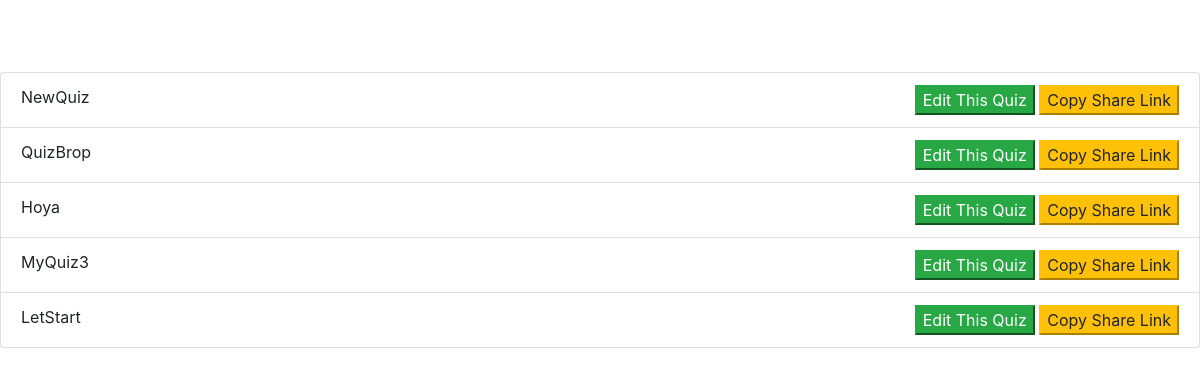
Page /show/ (signed in) on the committed database.
### quizer/models.py (models this page shows)
class Quiz(models.Model):
    admin = models.ForeignKey(User, on_delete=models.CASCADE)
    quiz_name = models.CharField(max_length=50)  # Quiz Name
    start_time = models.DateTimeField()  # Quiz Start Time
    end_time = models.DateTimeField()  # Quiz End Time

### quizer/views.py (the view)
# urls.py: path('show/', ShowAllQuizToBeHeld, name='list-quizes'),
def ShowAllQuizToBeHeld(request):
    li=Quiz.objects.filter(admin=request.user,start_time__gt=timezone.now()) #Quiz hasnt started yet
    return render(request,'show_quiz.html',{"list":li})

### quizer/templates/show_quiz.html (shortened to what this page needs)
<html>
<head>
<link rel="stylesheet" href="https://stackpath.bootstrapcdn.com/bootstrap/4.3.1/css/bootstrap.min.css">
<head>
<body>
<br>
<br>
<br>
<ul class="list-group">
{% for x in list %}
<li class="list-group-item d-flex justify-content-between">
{{x.quiz_name}}
<span>
<button class="btn-success" onclick="location.href='/edit/{{x.id}}';">Edit This Quiz</button>
<button class="btn-warning" onclick="copyToClipboard('http://localhost:8000/quiz/{{x.id}}');">Copy Share Link</button>
</li>
{% endfor %}
</ul>
<body>
<html>

### rows in the picture
Quiz: quiz_name "NewQuiz"
Quiz: quiz_name "QuizBrop"
Quiz: quiz_name "Hoya"
Quiz: quiz_name "MyQuiz3"
Quiz: quiz_name "LetStart"
